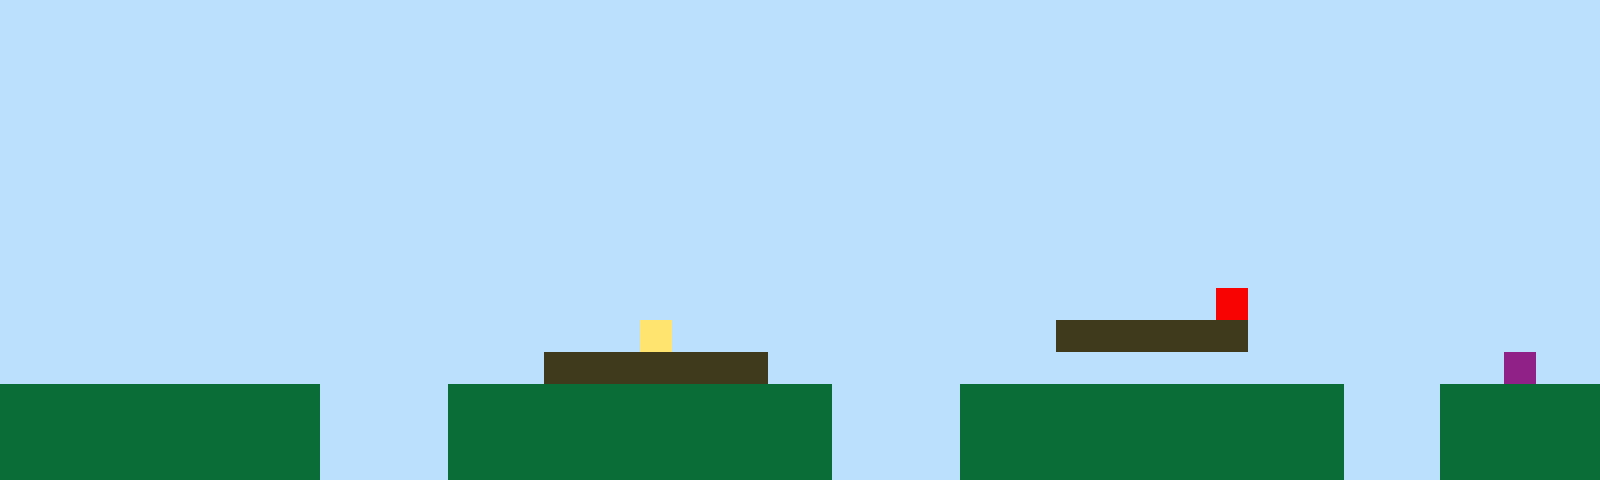

Rendered tile map (Tiled .tmx) drawn with the repository's tilesets; below, a short description and the full map source, tile grids included:
An orthogonal 50x15 tile map with 32x32 px tiles, 1 tile layer (Tile Layer 1).

<map version="1.10" tiledversion="1.11.2" orientation="orthogonal" renderorder="right-up" width="50" height="15" tilewidth="32" tileheight="32" infinite="0" nextlayerid="2" nextobjectid="1"><editorsettings><export target="map1.csv" format="csv" /></editorsettings><tileset firstgid="1" name="sprites" tilewidth="32" tileheight="32" tilecount="6" columns="3"><image source="sprites.png" width="96" height="64" /></tileset><layer id="1" name="Tile Layer 1" width="50" height="15"><data encoding="csv">1,1,1,1,1,1,1,1,1,1,1,1,1,1,1,1,1,1,1,1,1,1,1,1,1,1,1,1,1,1,1,1,1,1,1,1,1,1,1,1,1,1,1,1,1,1,1,1,1,1,1,1,1,1,1,1,1,1,1,1,1,1,1,1,1,1,1,1,1,1,1,1,1,1,1,1,1,1,1,1,1,1,1,1,1,1,1,1,1,1,1,1,1,1,1,1,1,1,1,1,1,1,1,1,1,1,1,1,1,1,1,1,1,1,1,1,1,1,1,1,1,1,1,1,1,1,1,1,1,1,1,1,1,1,1,1,1,1,1,1,1,1,1,1,1,1,1,1,1,1,1,1,1,1,1,1,1,1,1,1,1,1,1,1,1,1,1,1,1,1,1,1,1,1,1,1,1,1,1,1,1,1,1,1,1,1,1,1,1,1,1,1,1,1,1,1,1,1,1,1,1,1,1,1,1,1,1,1,1,1,1,1,1,1,1,1,1,1,1,1,1,1,1,1,1,1,1,1,1,1,1,1,1,1,1,1,1,1,1,1,1,1,1,1,1,1,1,1,1,1,1,1,1,1,1,1,1,1,1,1,1,1,1,1,1,1,1,1,1,1,1,1,1,1,1,1,1,1,1,1,1,1,1,1,1,1,1,1,1,1,1,1,1,1,1,1,1,1,1,1,1,1,1,1,1,1,1,1,1,1,1,1,1,1,1,1,1,1,1,1,1,1,1,1,1,1,1,1,1,1,1,1,1,1,1,1,1,1,1,1,1,1,1,1,1,1,1,1,1,1,1,1,1,1,1,1,1,1,1,1,1,1,1,1,1,1,1,1,1,1,1,1,1,1,1,1,1,1,1,1,1,1,1,1,1,1,1,1,1,1,1,1,1,1,1,1,1,1,1,1,1,1,1,1,1,1,1,1,1,1,1,1,1,1,1,1,1,1,1,1,1,1,1,1,1,1,1,1,1,1,1,1,1,1,1,1,1,1,1,1,1,1,1,1,1,1,1,1,1,1,1,1,1,1,1,1,1,1,1,1,1,1,1,1,1,1,1,1,1,1,1,1,1,1,1,1,1,1,1,1,1,1,1,1,1,1,1,1,5,1,1,1,1,1,1,1,1,1,1,1,1,1,1,1,1,1,1,1,1,1,1,1,1,1,1,1,1,1,1,1,4,1,1,1,1,1,1,1,1,1,1,1,1,3,3,3,3,3,3,1,1,1,1,1,1,1,1,1,1,1,1,1,1,1,1,1,1,1,1,1,1,1,1,1,1,1,1,3,3,3,3,3,3,3,1,1,1,1,1,1,1,1,1,1,1,1,1,1,1,1,1,1,1,1,1,1,1,6,1,1,2,2,2,2,2,2,2,2,2,2,1,1,1,1,2,2,2,2,2,2,2,2,2,2,2,2,1,1,1,1,2,2,2,2,2,2,2,2,2,2,2,2,1,1,1,2,2,2,2,2,2,2,2,2,2,2,2,2,2,2,1,1,1,1,2,2,2,2,2,2,2,2,2,2,2,2,1,1,1,1,2,2,2,2,2,2,2,2,2,2,2,2,1,1,1,2,2,2,2,2,2,2,2,2,2,2,2,2,2,2,1,1,1,1,2,2,2,2,2,2,2,2,2,2,2,2,1,1,1,1,2,2,2,2,2,2,2,2,2,2,2,2,1,1,1,2,2,2,2,2</data></layer></map>
